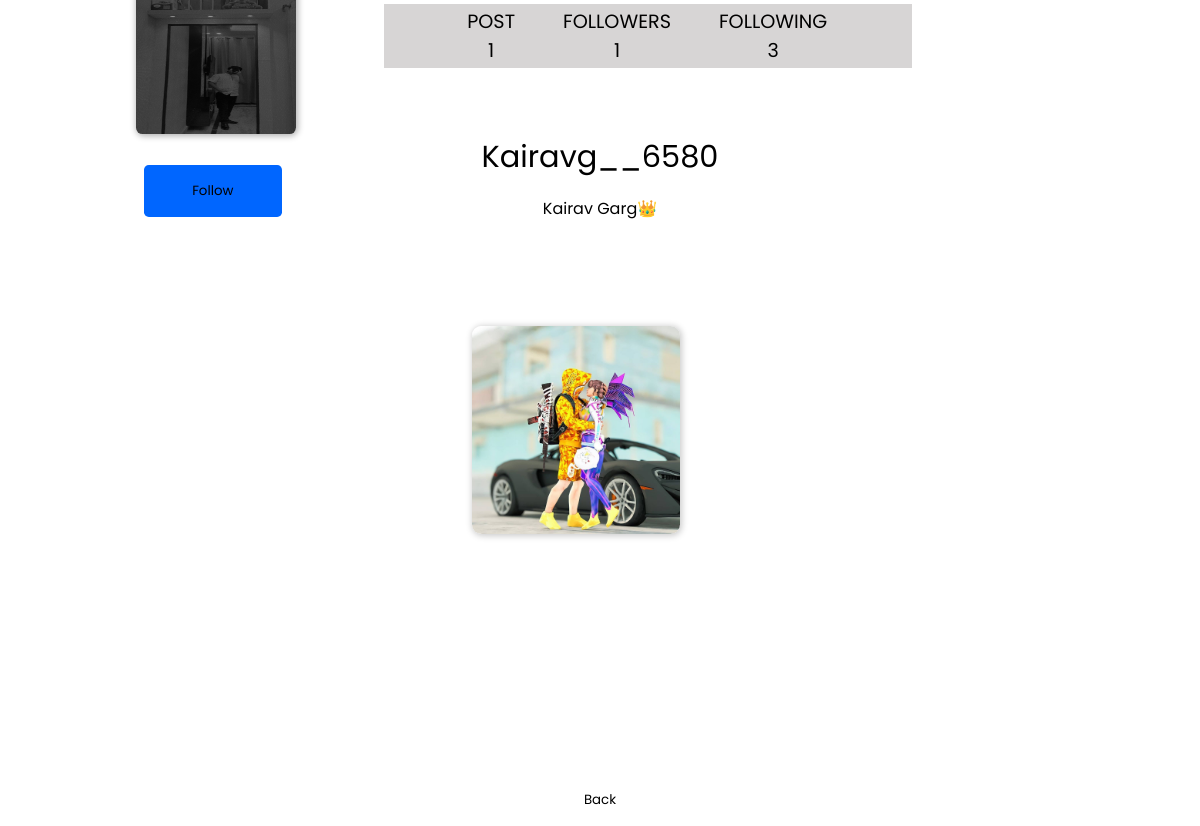
The page /profile/Kairavg__6580 (signed in) on the database as committed earlier.
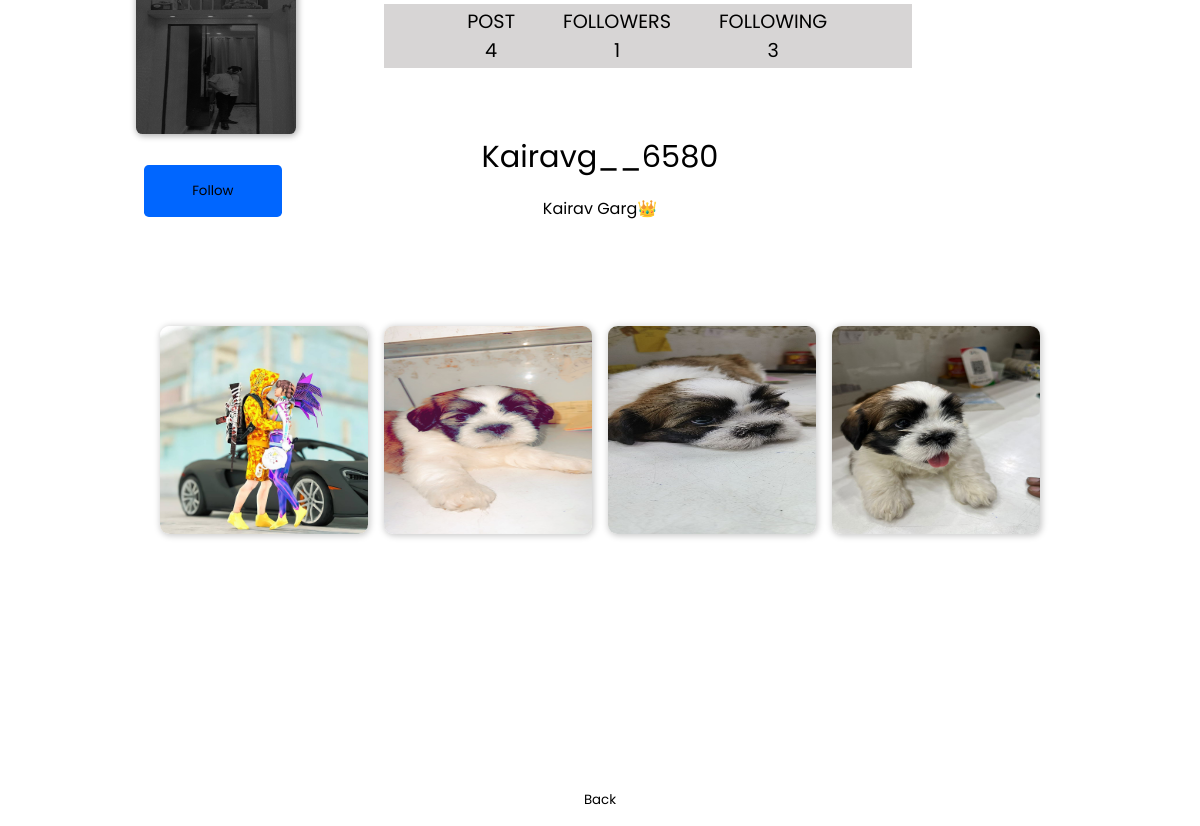
The same page on the database as committed later.
### social/models.py (models this page shows, shortened)
class Profile(models.Model):
    username=models.CharField(max_length=100)
    following=models.IntegerField(blank=True,default=0)
    followers=models.IntegerField(blank=True,default=0)
    profile_pic=models.ImageField(upload_to='profileImage',default='defaultprofileimg.png',blank=True)
    bio=models.CharField(max_length=100,blank=True)
    location=models.CharField(max_length=100,blank=True)
    number_of_posts=models.IntegerField(blank=True,default=0)

class Post(models.Model):
    id=models.UUIDField(default=uuid.uuid4,primary_key=True,unique=True)
    profile_image=models.ImageField(upload_to='postcardimages',default='defaultprofileimg.png')
    username=models.CharField(max_length=100)
    post_image=models.ImageField(upload_to='postImages',blank=True)
    post_video=models.FileField(upload_to='postvideos',blank=True)
    no_of_likes=models.IntegerField(blank=True,default=0)
    caption=models.CharField(max_length=1000000,default='No caption')

### social/views.py (the view)
# urls.py: path('profile/<str:user>',views.viewprofile,name='viewprofile'),
@login_required(login_url='/login')
def viewprofile(r,user):
    all_post=Post.objects.filter(username=user)
    if Followers.objects.filter(username=f'{r.user.username}',user_being_followed=user).exists():
        buttontxt='Unfollow'
    else:
        buttontxt='Follow'
    number_of_followers=len(Followers.objects.filter(user_being_followed=user))
    number_of_following=len(Followers.objects.filter(username=user))
    if Profile.objects.filter(username=user).exists():
        profile_obj=Profile.objects.get(username=user)
        user_following=Followers.objects.filter(username=user)
        user_following_names=[]
        user_following_profile_objs=[]
        for i in user_following:
            user_following_names.append(i.user_being_followed)
        for i in user_following_names:
            following_profiles=Profile.objects.filter(username=i)
            user_following_profile_objs.append(following_profiles)
        user_following_profile_objs=list(chain(*user_following_profile_objs))
        followers=Followers.objects.filter(user_being_followed=user)
        followers_names=[]
        for i in followers:
            followers_names.append(i.username)
        followers_names_obj=[]
        for i in followers_names:
            hh=Profile.objects.filter(username=i)
            followers_names_obj.append(hh)
        followers_names_obj=list(chain(*followers_names_obj))
        return render(r,'profile.html',{'profile':profile_obj,'buttontxt':buttontxt,'number_of_followers':number_of_followers,'number_of_following':number_of_following,'post':all_post,'followingprofiles':user_following_profile_objs,'user':user,'followersprofiles':followers_names_obj})
    else:
        return HttpResponse('error! @user not found')

### templates/profile.html (shortened to what this page needs)
{% load static %}
<!DOCTYPE html>
<html lang="en">
<head>
    <link rel="stylesheet" href={% static 'css/profile.css' %}>
</head>
<body>
    <div class="container">
        <div class="overlay-items">
            <div class="main-box">
                <div class="profileimage">
                    <img src="{{profile.profile_pic.url}}" alt="">
                </div>
                 <div class="usernameheading">
                    {{profile.username}}
                </div>
                <div class="stats-section">
                    <ul>
                        <li>POST<br>{{profile.number_of_posts}}</li>
                        <li class='followerstap' id='followers'>FOLLOWERS<br>{{number_of_followers}}</li>
                        <li class='followingtap' id='following'>FOLLOWING<br>{{number_of_following}}</li>
                    </ul>
                </div>
                <div class="bio-section">
                    {% if profile.bio != '' %}
                    <p>{{profile.bio}}</p>
                    {% else %}
                    <p>{{profile.username}} has no bio yet</p>
                    {% endif %}
                </div>
                <div class="button-container">
                    {% if profile.username == request.user.username %}
                    <a href="/settings"><button class="dynamic-action">Account Settings</button></a>
                    {% elif profile.username != request.user.username %}
                    <form action="/followupdate" method="post">
                    <button class="dynamic-action" type="submit"> {{buttontxt}} </button>
                </form>
                    {% endif %}
                </div>
                <div class="post-container">
                    <div class="posts">
                        {% for allpost in post %}
                        {% if allpost.post_image == '' %}
                        {% else %}
                        <img class='imagesimages' src="{{allpost.post_image.url}}">
                        {% endif %}
                        {% endfor %}
                    </div>
                </div>
            </div>
            <a href="/"><button class='back-btn'>Back</button></a>
        </div>
        <div class="video-container">
        </div>
    </div>
</body>
</html>

### static/css/profile.css (style rules this page uses)
* { margin: 0; font-family: 'Poppins', sans-serif; }
.container { display: flex; justify-content: center; align-items: center; width: 100%; height: 100vh; position:relative; }
html { scrollbar-width: none; }
.video-container { position: absolute; width: 100%; height: 100vh; overflow-y:scroll }
.overlay-items { position:relative; z-index: 1; text-align: center; }
.main-box { position: relative; height: 50rem; background-color: rgba(255, 255, 255, 0.365); width: 58rem; }
.profileimage { position: relative; width: 10rem; height: 10rem; box-shadow: 1px 1px 6px 1px rgba(0, 0, 0, 0.315); border-radius: 0.4rem; }
.profileimage img { width: 10rem; height: 10rem; border-radius: 0.4rem; }
.stats-section { background-color: rgba(167, 164, 164, 0.456); position: relative; width: 33rem; height: 4rem; margin: auto; bottom: 11rem; left: 3rem; display: flex; justify-content: center; align-content: center; font-size: 1.2rem; }
ul { position: relative; right: 2.8rem; top: 0.2rem; }
li { list-style: none; float: left; margin-left: 3rem; }
.bio-section { position: relative; height: 3rem; width: 25rem; bottom: 3rem; margin: auto; overflow-y: scroll; word-wrap: break-word; z-index: 1; }
.button-container { position: absolute; width: max-content; bottom: 24.8rem; left: 0.5rem; }
.dynamic-action { padding: 1rem; width: 8.6rem; position:relative; border: none; outline: none; border-radius: 0.3rem; box-shadow:inset 0 0 0 0 rgba(6, 173, 195, 0.45); transition: 1.5s ease-out; background-color: rgb(0, 102, 255); bottom: 10rem; }
.usernameheading { margin: 0; padding: 0; position: relative; font-size: 1.9rem; cursor:pointer; }
.post-container { position: absolute; width: 100%; height: 30rem; overflow-y: scroll; top: 20rem; z-index: 4; }
.posts { display: grid; margin: 2rem; grid-template-columns: auto auto auto auto; column-gap: 1rem; row-gap: 1rem ; flex-wrap:wrap-reverse; justify-content: center; }
.imagesimages { width: 13rem; height: 13rem; box-shadow: 1px 1px 6px 1px rgba(0, 0, 0, 0.208); border-radius: 0.6rem; transition: .7s; }
.back-btn { position: relative; padding: 1rem; outline:none; border: none; border-radius: 0.3rem; width: 6rem; box-shadow: inset 0 0 0 0 rgb(18, 222, 212); transition: 1s ease-out; background-color: rgba(255, 255, 255, 0.616); }
.followerstap { cursor: pointer; }
.followingtap { cursor: pointer; }

Rows that differ between the two databases and show on the page:
changed Profile "Kairavg__6580": number_of_posts "1" → "4"
added Post: post_image (picture)
added Post: post_image (picture)
added Post: post_image (picture)
